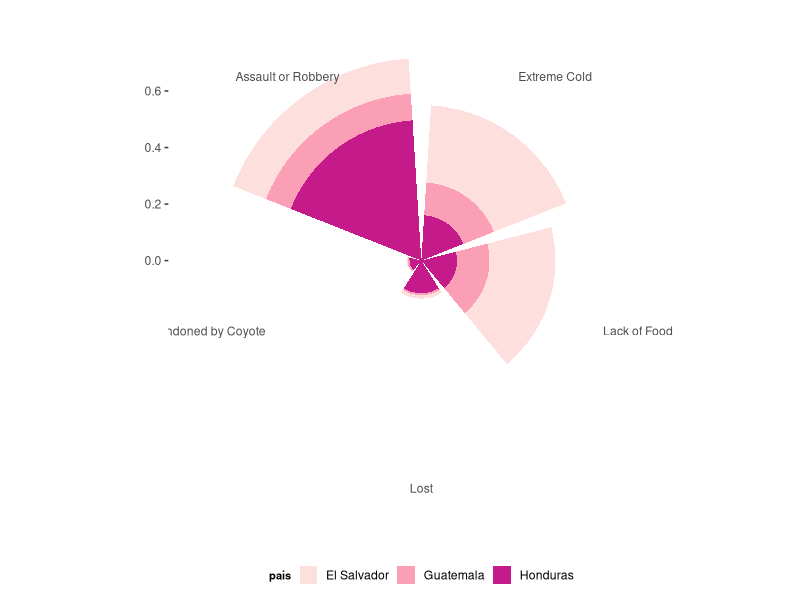

Generate this figure with R:
# Nightingale attempt
## Challenges faced by Honduran migrants as they cross Mexico (over time)

install.packages("ggplot2")
install.packages("tidyverse")

library(tidyverse)
library(gtools)

hmex <- read.csv('Data/honddev2017mex.csv')
hmex$pais <- 'Honduras'
hmex$deported <- 'Mexico'

husa <- read.csv('Data/honddev2017usa.csv')
husa$pais <- 'Honduras'
husa$deported <- 'USA'

gmex <- read.csv('Data/guatedev2017mex.csv')
gmex$pais <- 'Guatemala'
gmex$deported <- 'Mexico'

gusa <- read.csv('Data/guatedev2017usa.csv')
gusa$pais <- 'Guatemala'
gusa$deported <- 'USA'

emex <- read.csv('Data/elsdev2017mex.csv')
emex$pais <- 'El Salvador'
emex$deported <- 'Mexico'

eusa <- read.csv('Data/elsdev2017usa.csv')
eusa$pais <- 'El Salvador'
eusa$deported <- 'USA'

usa1 <- smartbind(eusa, gusa)
usa <- smartbind(usa1, husa)
rm(usa1)

mex1 <- smartbind(emex, gmex)
mex <- smartbind(mex1, hmex)
rm(mex1)

## Get data into percentages of each event
usa_g <- usa %>% 
  select(sexo, pais, p18_1, p18_2, p18_3, p18_4, p18_5, p18_6, p18_7, p18_8, p18_9, p18_10, p18_11, p18_12, p18_13) %>%
  group_by(sexo, pais) %>%
  filter(p18_1 > 0, p18_2 > 0, p18_3 >0, p18_4 > 0, p18_5 > 0, p18_6 > 0, p18_7 > 0, p18_8 > 0, p18_9 > 0, p18_10 > 0, p18_11 > 0, p18_12 > 0, p18_13 > 0) %>%
  filter(p18_1 < 10, p18_2 < 10, p18_3 <10, p18_4 < 10, p18_5 < 10, p18_6 < 10, p18_7 < 10, p18_8 < 10, p18_9 < 10, p18_10 < 10, p18_11 < 10, p18_12 < 10, p18_13 < 10)
usa_g[usa_g==2] <- 0

# since it's 0 and 1, a mean will work
usa_perc <- usa_g %>%
  group_by(sexo, pais) %>%
  summarise_all(mean) %>%
  select(sexo, pais, p18_1, p18_2, p18_6, p18_8, p18_9) 

# Rename columns
colnames(usa_perc)[colnames(usa_perc)=="p18_1"] <- "Extreme Cold"
colnames(usa_perc)[colnames(usa_perc)=="p18_2"] <- "Lack of Food"
colnames(usa_perc)[colnames(usa_perc)=="p18_6"] <- "Lost"
colnames(usa_perc)[colnames(usa_perc)=="p18_8"] <- "Abandoned by Coyote"
colnames(usa_perc)[colnames(usa_perc)=="p18_9"] <- "Assault or Robbery"

# Melt
library(reshape2)
melt <- melt(usa_perc, id.vars=c('sexo', 'pais'))

# Nightingale graph

mario_theme <- theme(plot.title = element_text(color='#7a0177', size=14, face='bold'),
                     plot.subtitle = element_text(color='black', size=12, face='italic'), 
                     axis.title.x = element_text(color='black', size=10),
                     axis.title.y = element_text(color='black', size=10), 
                     plot.caption = element_text(color='grey', size=8),
                     legend.title = element_text(face='bold', size=8),
                     legend.position = 'bottom', legend.direction = 'horizontal', legend.box = 'horizontal', 
                     legend.key.size = unit(0.5, 'cm'),
                     panel.background = element_blank()) 
plot <- ggplot(melt, aes(x=variable, y=value, fill=pais)) + geom_bar(stat='identity') + 
  coord_polar() +
  scale_fill_brewer(palette='RdPu') + xlab("") + ylab("")

plot + mario_theme

